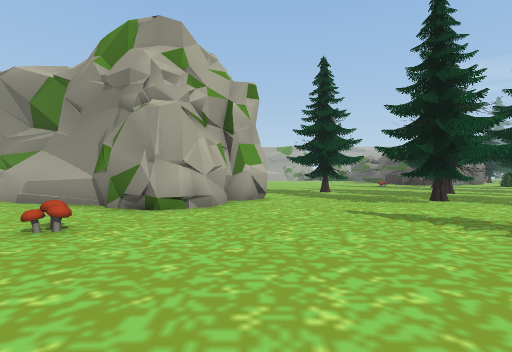
View 1 (above)

22 first-person views from a walk through a Unity game level. The camera is 1.2 m above the floor, looks level and sees 85° across. The floor is counted in squares, 1.8 m on a side. Each view is taken from the middle of a square. On the plan, view 1 faces up. The plan holds only what a view shows up to about 9 squares ahead; the rest is blank. The place goes on beyond the plan. The player is left out. Some surface patterns are stand-ins.

View 2
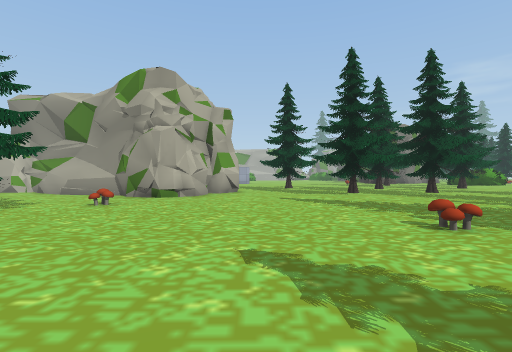

View 3
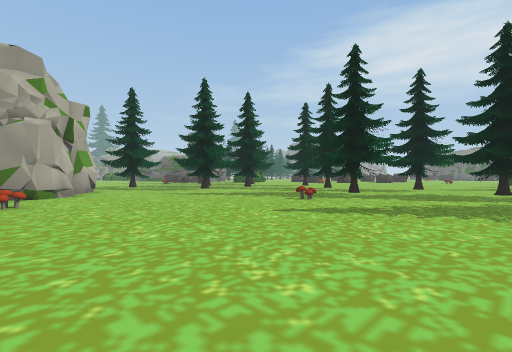

View 4
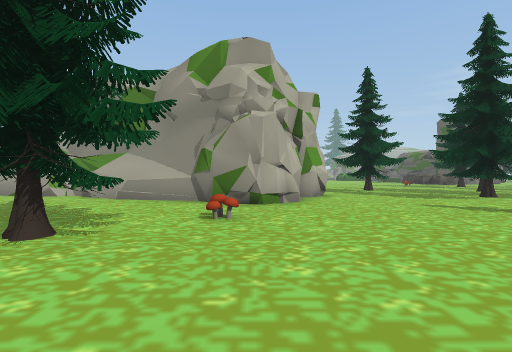

View 5
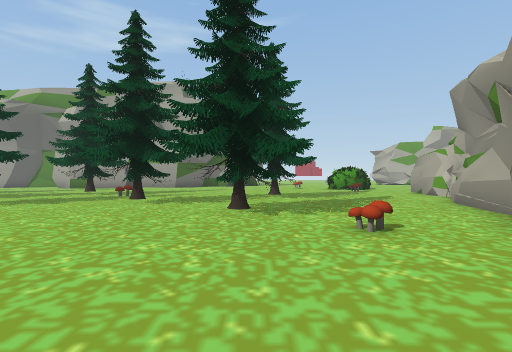

View 6
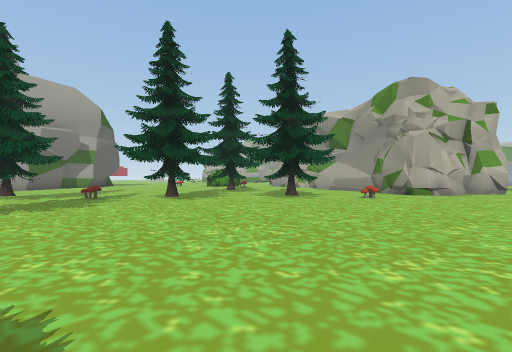

View 7
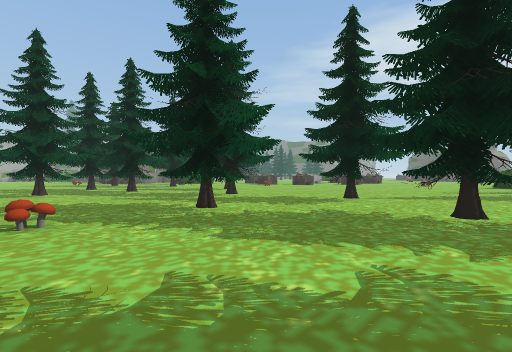

View 8
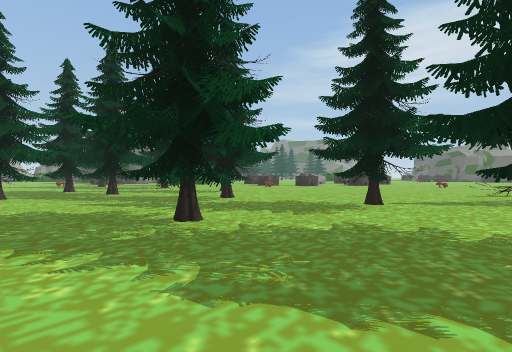

View 9
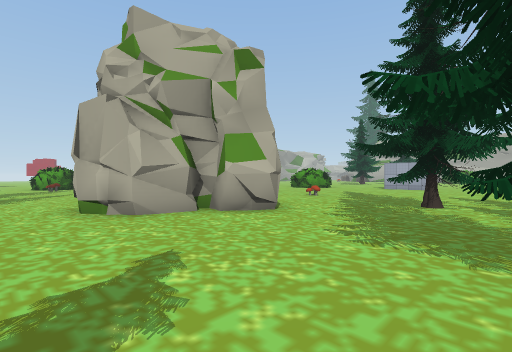

View 10
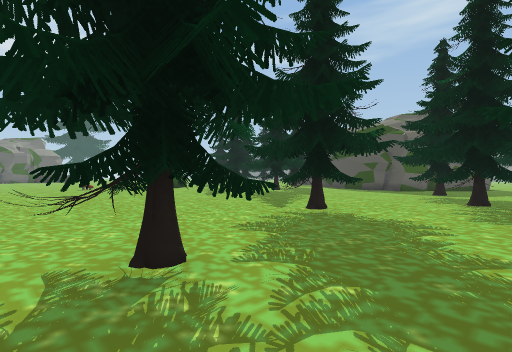

View 11
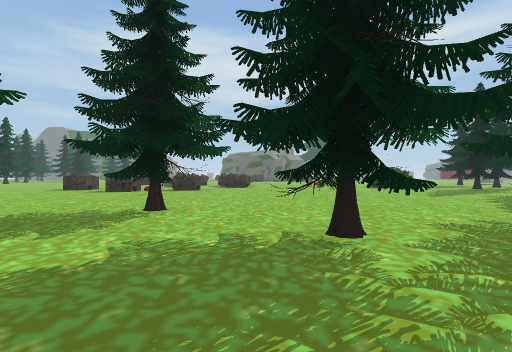

View 12
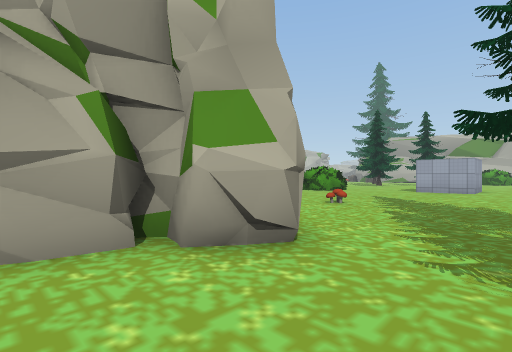

View 13
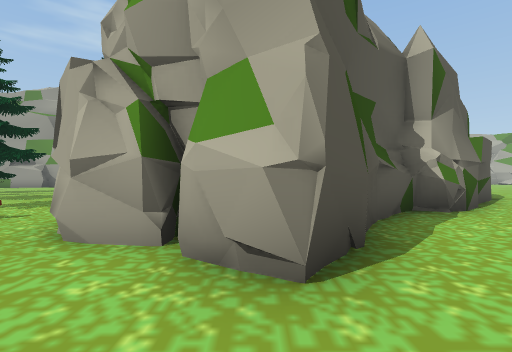

View 14
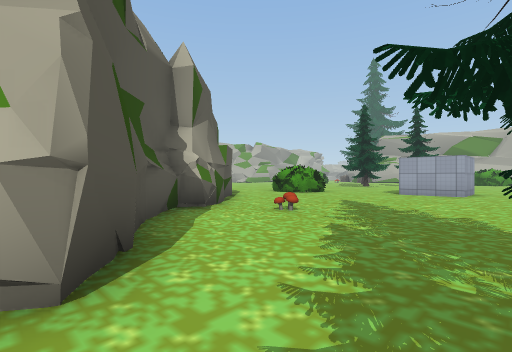

View 15
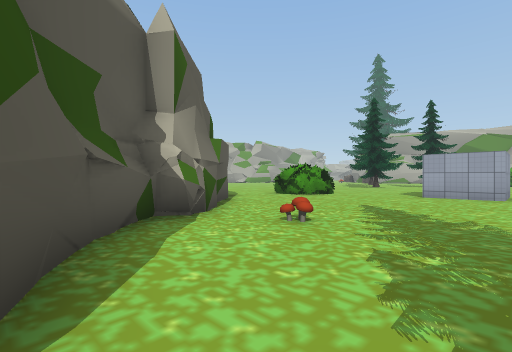

View 16
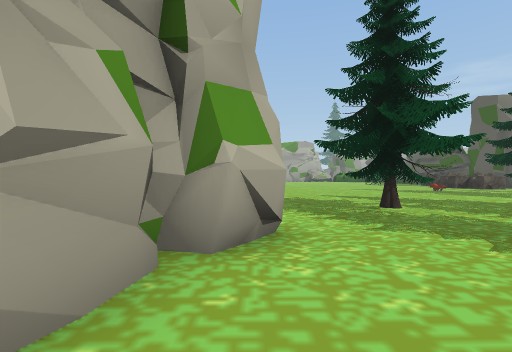

View 17
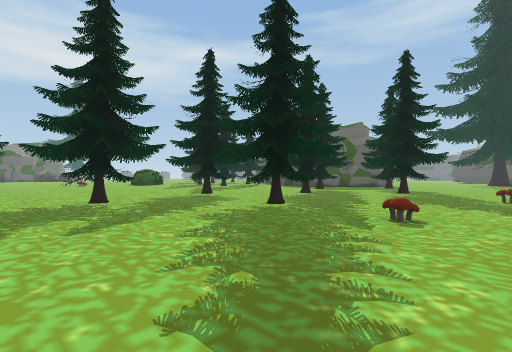

View 18
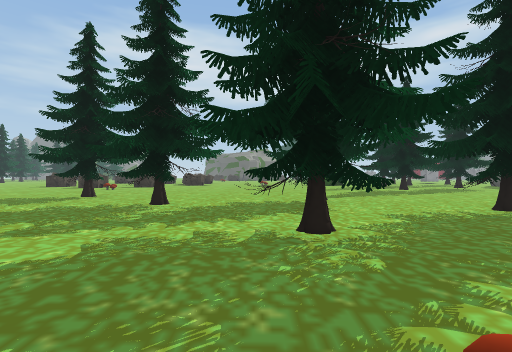

View 19
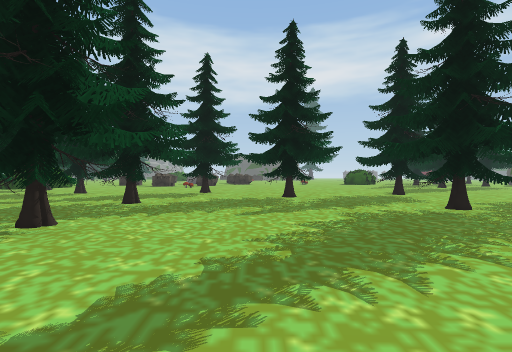

View 20
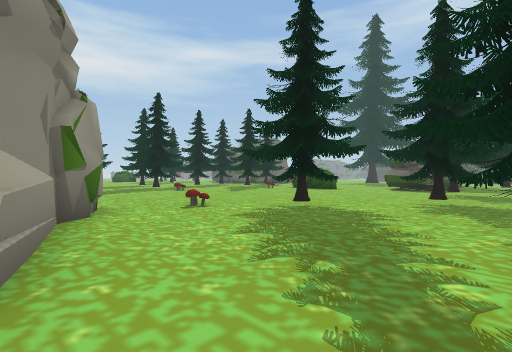

View 21
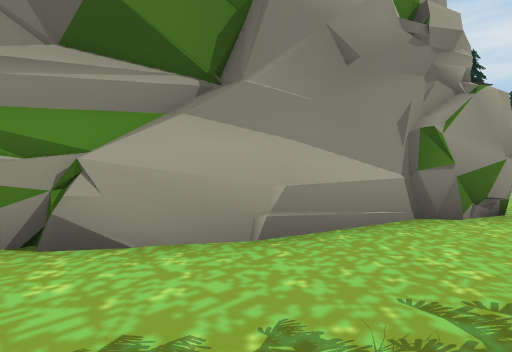

View 22
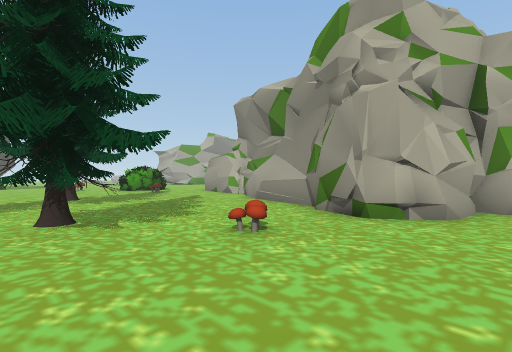

### Floor plan
Key: @ floor where view 1 was taken; # wall or solid block; x gap in a wall; . floor; ^ raised ledge; T thing the floor can be seen under or through; O other object.
Columns run from 8 left of view 1 to 18 right of it. Each row starts with its distance up from view 1.
 20         #
 19       .##.
 18      .....
 17     .......
 16    ........
 15    .........
 14   ##............
 13    ##...........
 12     ##O...  ...
 11     ##... TT          ..
 10      ##.. TT   #     ...
  9 ##    #TT.     T    ....
  8 .##    TT..        .....
  7 ..^### #....#T TT  T ...
  6 .....###... #T T   TT...
  5 ............ .     TT...
  4  ...............# T .....
  3 ##.  O......... # T........
  2 ##.###........  #  ........
  1  # ## .......###    ......
  0  ##  ...@..O.##   TT.....
 -1  ## .........     TT....
 -2   # ..........      ....
 -3 O.x........... # T......
 -4     .........  # T...
 -5      .....O.       ..

Where each view was taken, in squares from view 1:
view 1: 0 up, 0 right, facing up
view 2: 3 down, 1 right, facing up
view 3: 4 down, 3 left, facing up-right
view 4: 1 down, 2 left, facing up
view 5: 2 up, 1 right, facing left
view 6: 5 down, 1 right, facing up-left
view 7: 4 down, 3 right, facing up-right
view 8: 3 down, 4 right, facing up-right
view 9: 4 up, 4 right, facing up-left
view 10: 4 up, 7 right, facing down-right
view 11: 4 up, 6 right, facing right
view 12: 6 up, 2 right, facing up-left
view 13: 8 up, 2 right, facing left
view 14: 8 up, 2 right, facing up-left
view 15: 9 up, 1 right, facing up-left
view 16: 5 up, 0 right, facing up
view 17: 5 up, 2 right, facing down-right
view 18: 1 up, 3 right, facing right
view 19: 4 up, 1 right, facing right
view 20: 7 up, 8 left, facing down-right
view 21: 5 up, 8 left, facing up-right
view 22: 1 up, 0 right, facing up-left
